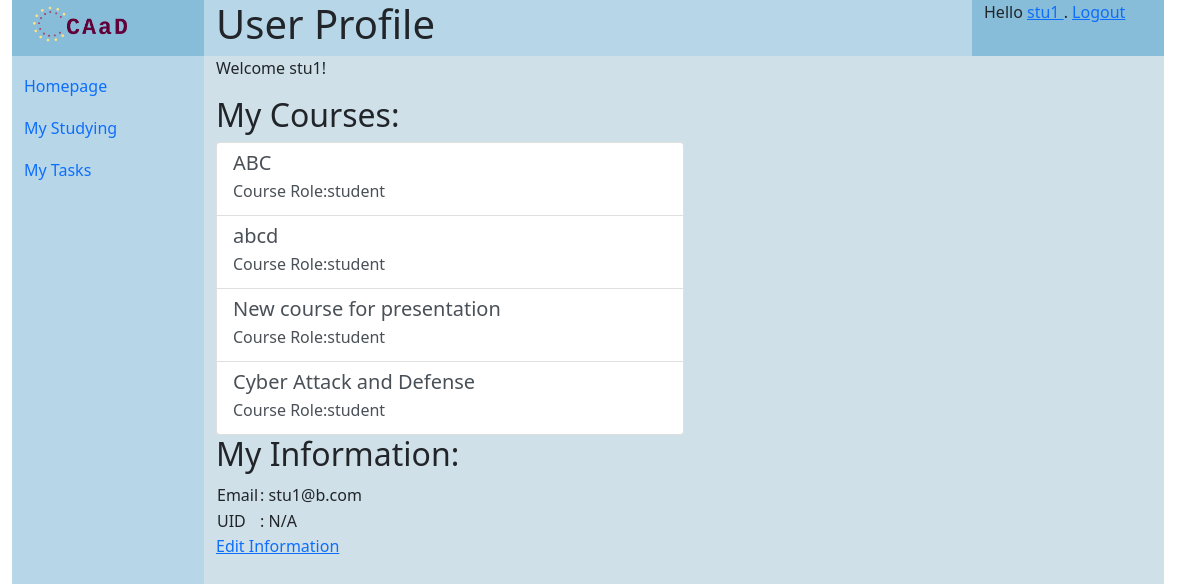
Page /users/profile/stu1 (signed in) on the committed database.
### courses/models.py (models this page shows, shortened)
class Course(models.Model):
    name = models.CharField('course name', max_length=32)
    password = models.CharField('joining password', max_length=8)
    description = models.CharField('description', max_length=512)
    is_open = models.BooleanField("Is open to all", default=True)
    create_date = models.DateTimeField('date created up', default=now())
    creator = models.ForeignKey(User, on_delete=models.CASCADE)

### users/models.py (models this page shows, shortened)
class UserAuxiliary(models.Model):
    user = models.OneToOneField(User, on_delete=models.CASCADE, related_name="auxiliary", unique=True)
    realname = models.CharField('real name', max_length=16, blank=True, null=True)
    uid = models.CharField('user(student/teacher) number', max_length=32, blank=True, null=True)
    class Meta:
        verbose_name = verbose_name_plural = "User auxiliary information"

### users/views.py (the view)
# urls.py: path(r'profile/<str:username>', views.profile, name='profile'),
def profile(request, username):
    owner = get_object_or_404(User, username=username)
    context = {}
    context['title'] = "User Profile"
    if request.user != owner:
        context["others_name"] = owner.get_username()
    else:
        context["course_info_list"] = get_enrolled_courses(request.user)
        context["owner"] = owner
        context["owner_aux"] = owner.auxiliary
    return render(request, 'users/profile.html', context)

### users/utils.py (called while the page is built)
def get_enrolled_courses(user):
    enrolled_courses = CourseMember.objects.filter(user=user)
    course_info_list = []
    for role in enrolled_courses:
        course = role.course
        course_info_list.append({
            'name': course.name,
            'id': course.pk,
            'role': COURSEMEMBER_TYPE[role.type]
        })
    return course_info_list

### templates/users/profile.html (shortened to what this page needs)
{% extends "generics/base.html" %}
{% block content %}
{% if course_info_list == None %}
    <p>Hello {{ user.name }}, this is profile of {{ others_name }}</p>
{% else %}
    <p>Welcome {{ owner.username }}!</p>
{% endif %}
{% if course_info_list %}
<div id="myCourses">
    <h2>My Courses:</h2>
    <div class="list-group w-50">
        {% for course_info in course_info_list %}
            <a href="{% url 'courses:course_homepage' course_info.id %}" class="list-group-item list-group-item-action" aria-current="true">
                <div class="d-flex justify-content-between">
                    <h5 class="mb-1">{{ course_info.name }}</h5>
                </div>
                <p class="mb-1">Course Role:{{ course_info.role }}</p>
            </a>
        {% endfor %}
    </div>
    <h2>My Information:</h2>
    <table>
        <tr>
            <td>Email</td>
            <td>: {{ owner.email | default:"N/A" }}</td>
        </tr>
        <tr>
            <td>UID</td>
            <td>: {{ owner_aux.uid | default:"N/A" }}</td>
        </tr>
    </table>
    <a href="{% url 'users:edit' owner.pk %}">Edit Information</a>
{% endif %}
{% endblock content %}

### templates/generics/base.html (shortened to what this page needs)
{% load static %}
<!DOCTYPE html>
<html>
    <head>
        <link href="{% static 'css/bootstrap.min.css' %}" rel="stylesheet">
        <link rel="stylesheet" href="{% static 'css/base.css' %}">
    </head>
    <body>
<div id="header" class="header container-fluid row">
    <div class="logo col-sm-2 center">
        <a href="{% url 'home' %}"><img src="{% static 'images/logo.png' %}" alt="CAaD" width="" height="50"></a>
    </div>
        <div class="title col-sm-8">
            <h1>{{ title | default:"Fill in title variable" }}<h1>
        </div>
    <div class="user col-sm-2">
        {% block status %}
            {% if user.is_authenticated %}
            Hello
            <a href="{% url 'users:profile' user.username %}">
            {{ user.username }}
            </a>
            . <a href="{% url 'users:logout_view' %}">Logout</a>
            {% else %}
            Anonymous User. <a href="{% url 'users:login' %}">Login</a>
            {% endif %}
        {% endblock status %}
    </div>
</div>
<div id="body" class="container-fluid row">
    <div class="navi col-sm-2 flex-fill">
    <nav class="navbar navbar-default" role="navigation">
        <ul class="nav nav-pills flex-column">
            <li class="nav-item">
                <a class="nav-link" href='{% url "home" %}'>Homepage</a>
            </li>
            {% block navigation %}
            <li class="nav-item">
                <a class="nav-link" href='{% url "courses:studying_list_my" %}'>My Studying</a>
            </li>
            <li class="nav-item">
                <a class="nav-link" href='{% url "courses:tasks_list_my" %}'>My Tasks</a>
            </li>
            {% endblock %}
        </ul>
    </nav>
    </div>
    <div class="content col-sm-10 container">
    <div class="row align-items-center">
        {% block content%}{% endblock %}
    </div>
    </div>
</div>
    </body>
</html>

### statics/css/base.css (style rules this page uses)
.logo { background-color: #87bdd8; }
.user { background-color: #87bdd8; }
.title { background-color: #b7d7e8; }
#body { min-height: 90vh; }
.navi { background-color: #b7d7e8; }
.nav-link { padding-left: 0; padding-top: 10px; }
.content { background-color: #cfe0e8; border-top: 10px; }

### rows in the picture
Course: name "ABC"
Course: name "abcd"
Course: name "New course for presentation"
Course: name "Cyber Attack and Defense"
UserAuxiliary: uid "N/A"

### other values in the picture
{{ user.username }} "stu1"
{{ owner.username }} "stu1"
{{ course_info.role }} "student" "student" "student" "student"
{{ owner.email | default:"N/A" }} "stu1@b.com"
